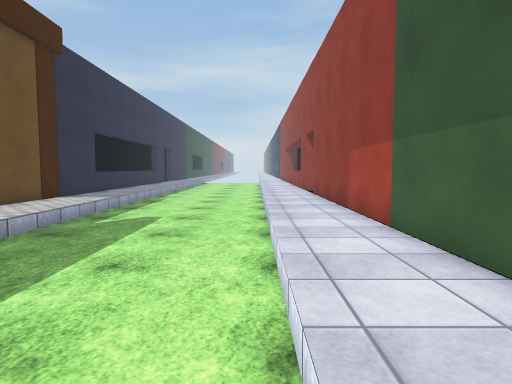
view 1 (above)

21 first-person views from a walk through a Unity game level. The camera is 1.5 m above the floor, tilts 4° down and sees 75° across. The floor is counted in squares, 1 m on a side. Each view is taken from the middle of a square. On the plan, view 1 faces up. The plan holds only what a view shows up to about 15 squares ahead; the rest is blank. The place goes on beyond the plan. The player character is not drawn. Some animated figures are not drawn. Door leaves are left out, so doorways stand open. Some surface patterns are stand-ins.

view 2
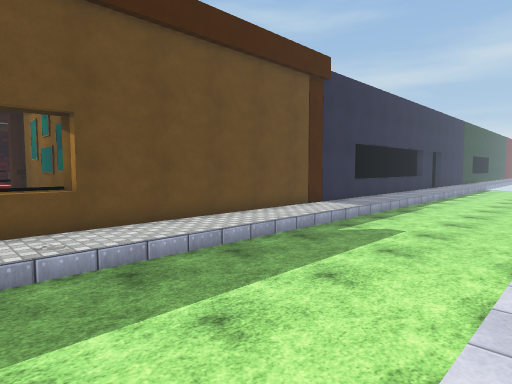

view 3
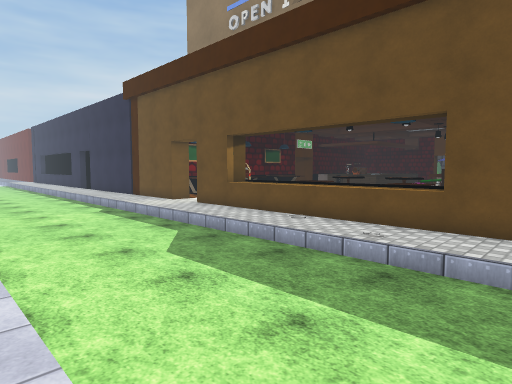

view 4
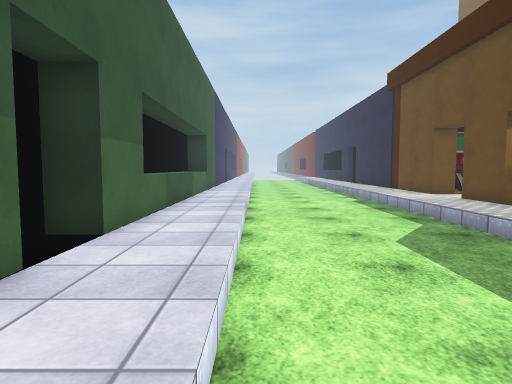

view 5
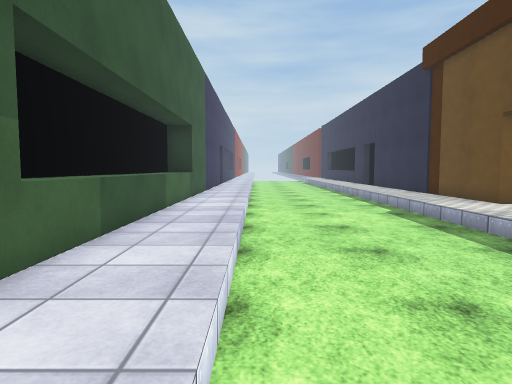

view 6
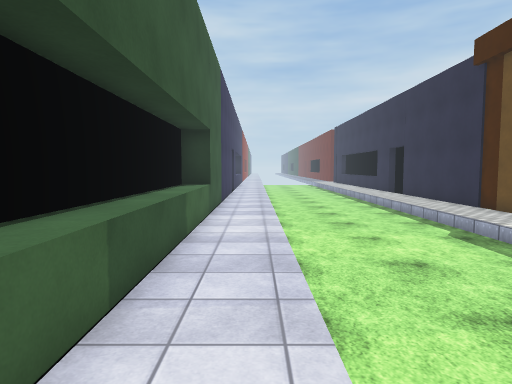

view 7
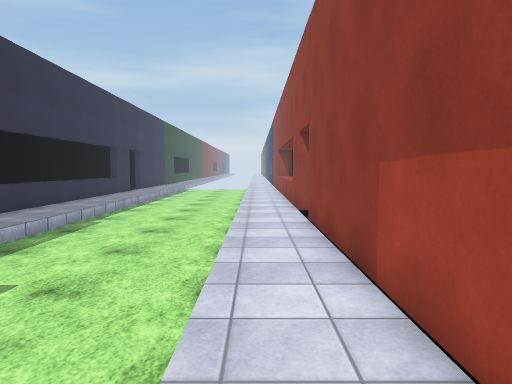

view 8
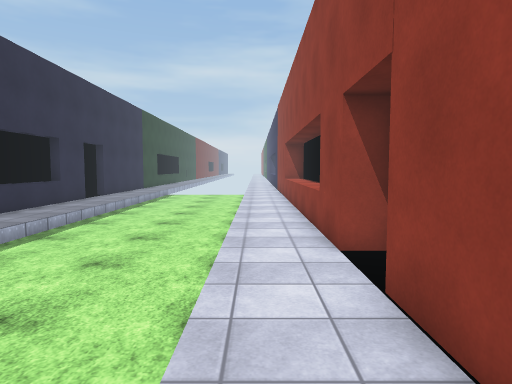

view 9
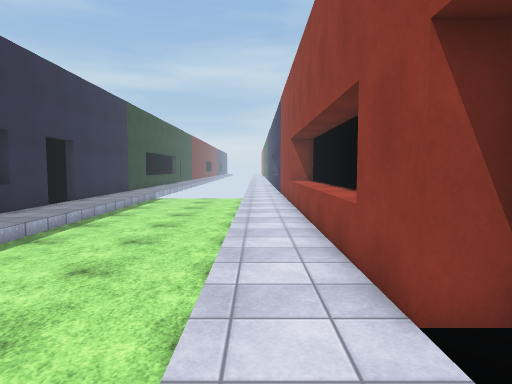

view 10
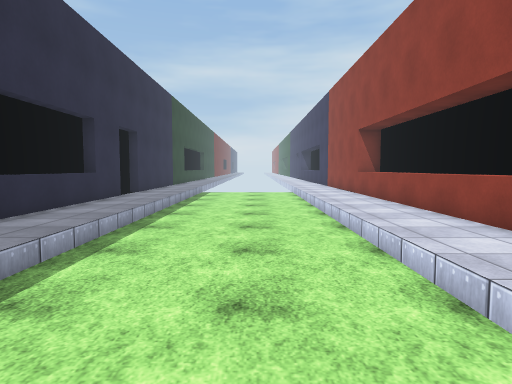

view 11
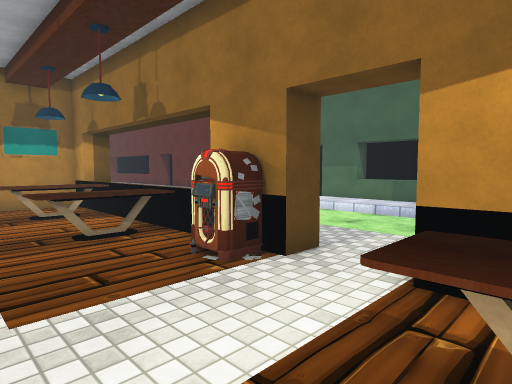

view 12
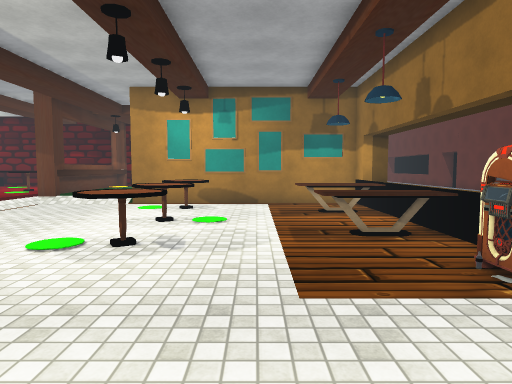

view 13
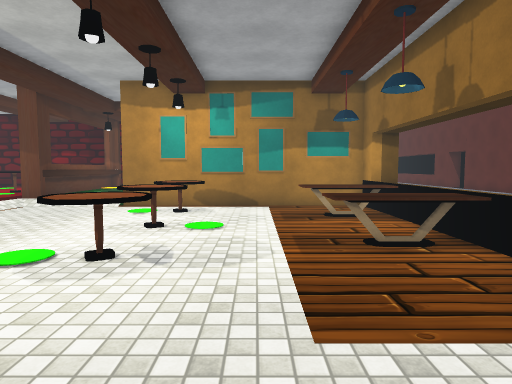

view 14
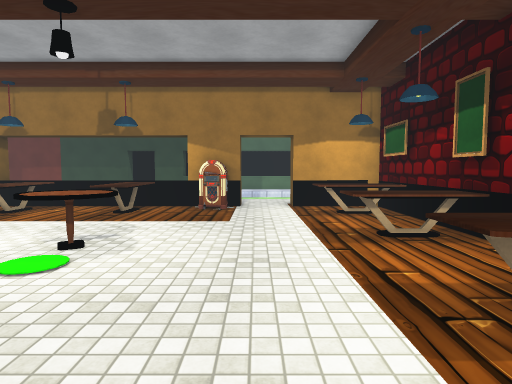

view 15
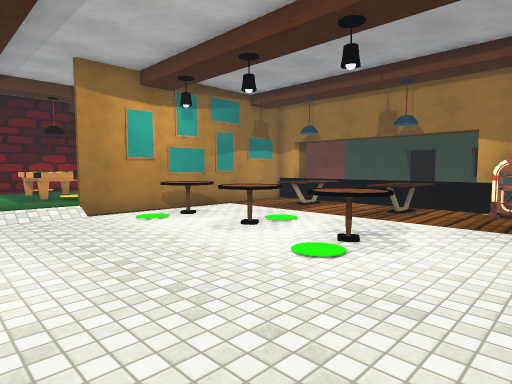

view 16
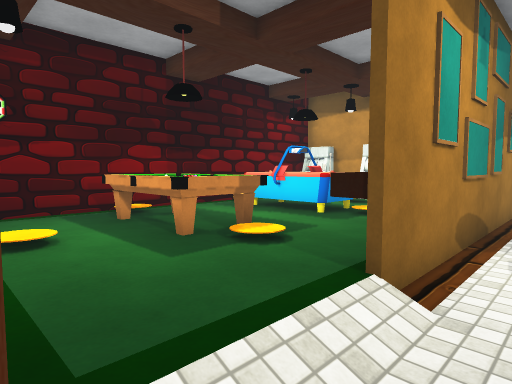

view 17
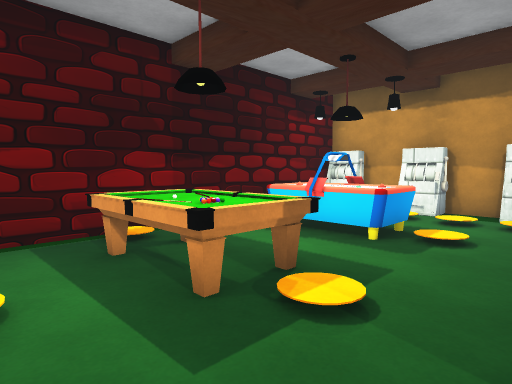

view 18
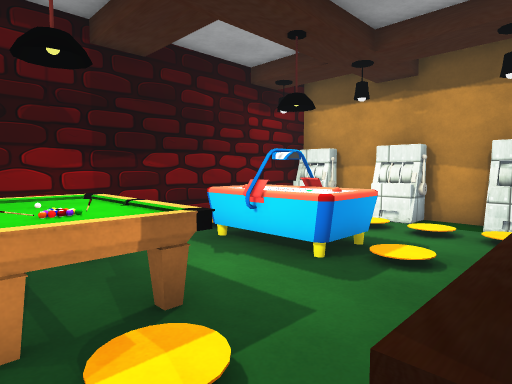

view 19
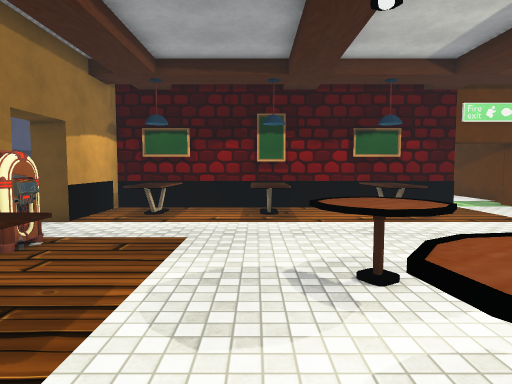

view 20
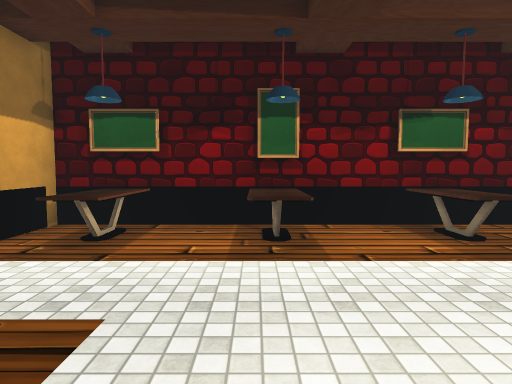

view 21
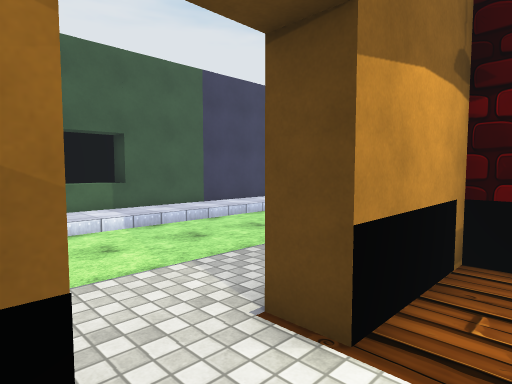

### Floor plan
Key: @ floor where view 1 was taken; # wall or solid block; . main floor; : floor 0.25 m higher than the main floor; - floor 0.5 m lower than the main floor; / step, stairs or slope; D open door; = window, fence, low wall or low ledge; ^ raised ledge; T table; M machine; O other object.
Columns run from 22 left of view 1 to 4 right of it. Each row starts with its distance up from view 1.
 29               #..------..##
 28               #..------..^#
 27               #..------..^#
 26               #..------..^#
 25               #..------..^#
 24               #..------..^#
 23               #..------..^#
 22               #..------..^#
 21               #..------..^#
 20               #..------..^
 19               #..------..#
 18               #..------..#
 17               #..------..^
 16               #..------...
 15               #..------..#
 14               #..------..#
 13               #..------..#
 12  ##############..------..#
 11 O::::::://:  M#..------..#
 10  ::TTT::OO:  M#..------..#
  9  /:TTT:OOO/  M#..------..#
  8  /:TTT::OO:/:M#..------..#
  7  ::TTT::OO:/:M#..------..#
  6 ^:::/::://:/:M#..------..#
  5 ^::::::::::/:M#..------..#
  4 #:::###########..------..#
  3 ////.........##..------..#
  2 ......OO.....==..------..#
  1 ......OO...OOO=..------...
  0  ..........OOO=..-----@...#
 -1  .....OO.....==..------..##
 -2  .....OO.....==..------..#
 -3  ..........OOO=..------..^
 -4 ......OO...OOO=..------..^#
 -5 ......OO.....==..------..^#
 -6  ...........OO#..------..^#
 -7   ...........O#..------..^#
 -8 . ...............------..^#
 -9  ................------..^#
-10 ...OO..OO..OO##..------..^#
-11 ...OO..OO..OO##..------..^#
-12 ...OO..OO..OO##..------..^#
-13 D##############..------..##
-14               #..------..#
-15               #..------..#
-16               #..------..#

Positions as (right, up) in squares from view 1, and headings:
1: (0, 0), facing up
2: (1, 0), facing up-left
3: (1, 5), facing down-left
4: (0, 5), facing down
5: (0, 1), facing down
6: (1, -1), facing down
7: (1, 5), facing up
8: (1, 11), facing up
9: (1, 14), facing up
10: (-2, 14), facing up
11: (-13, -11), facing up-right
12: (-13, -11), facing up
13: (-13, -10), facing up
14: (-22, -8), facing right
15: (-22, -8), facing up-right
16: (-22, 2), facing up-right
17: (-21, 4), facing up-right
18: (-19, 4), facing up-right
19: (-14, 0), facing down
20: (-14, -4), facing down
21: (-10, -7), facing down-right
